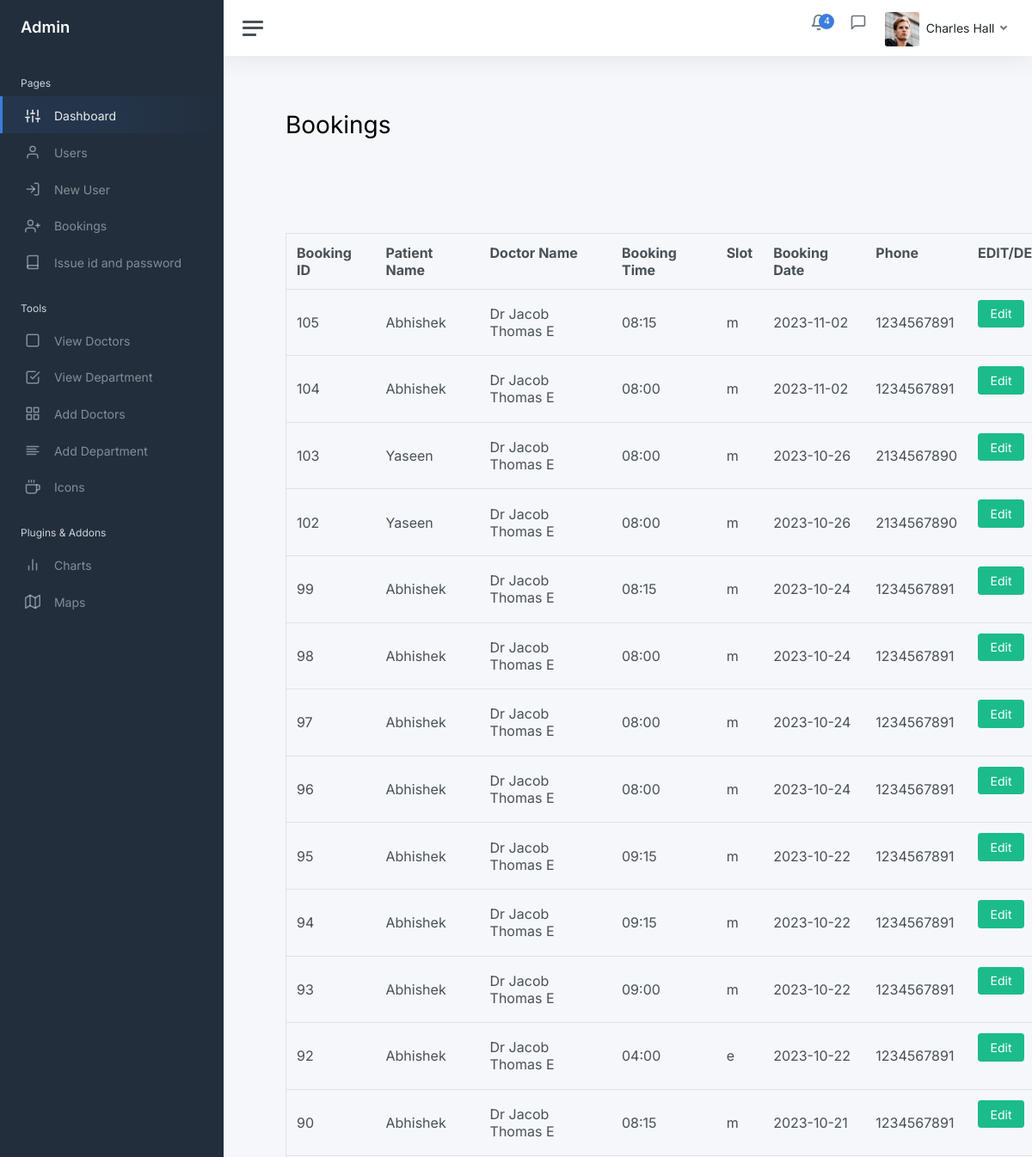
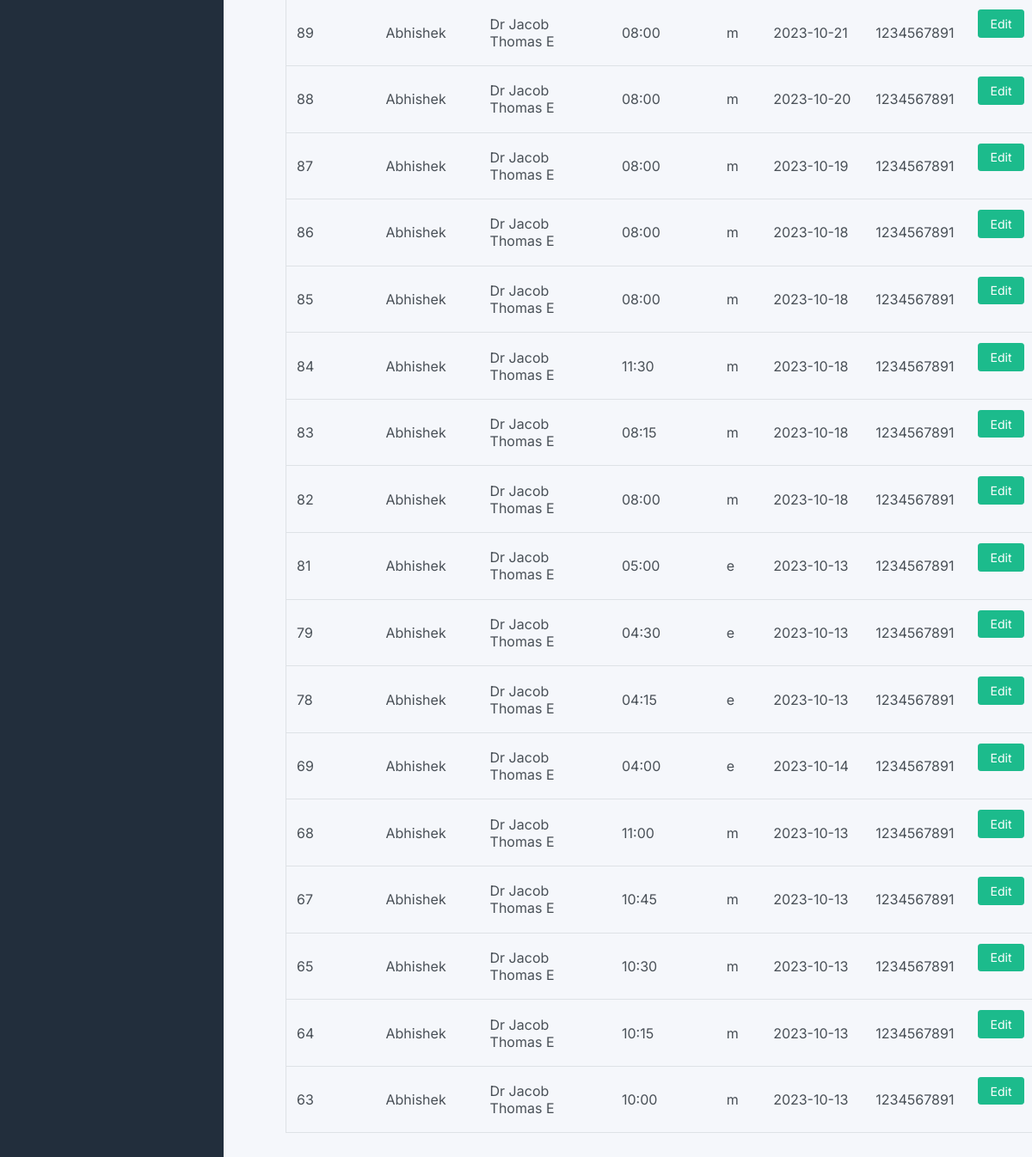
The app's page /admin12/viewbooking.php, older data (2 pictures, top to bottom).
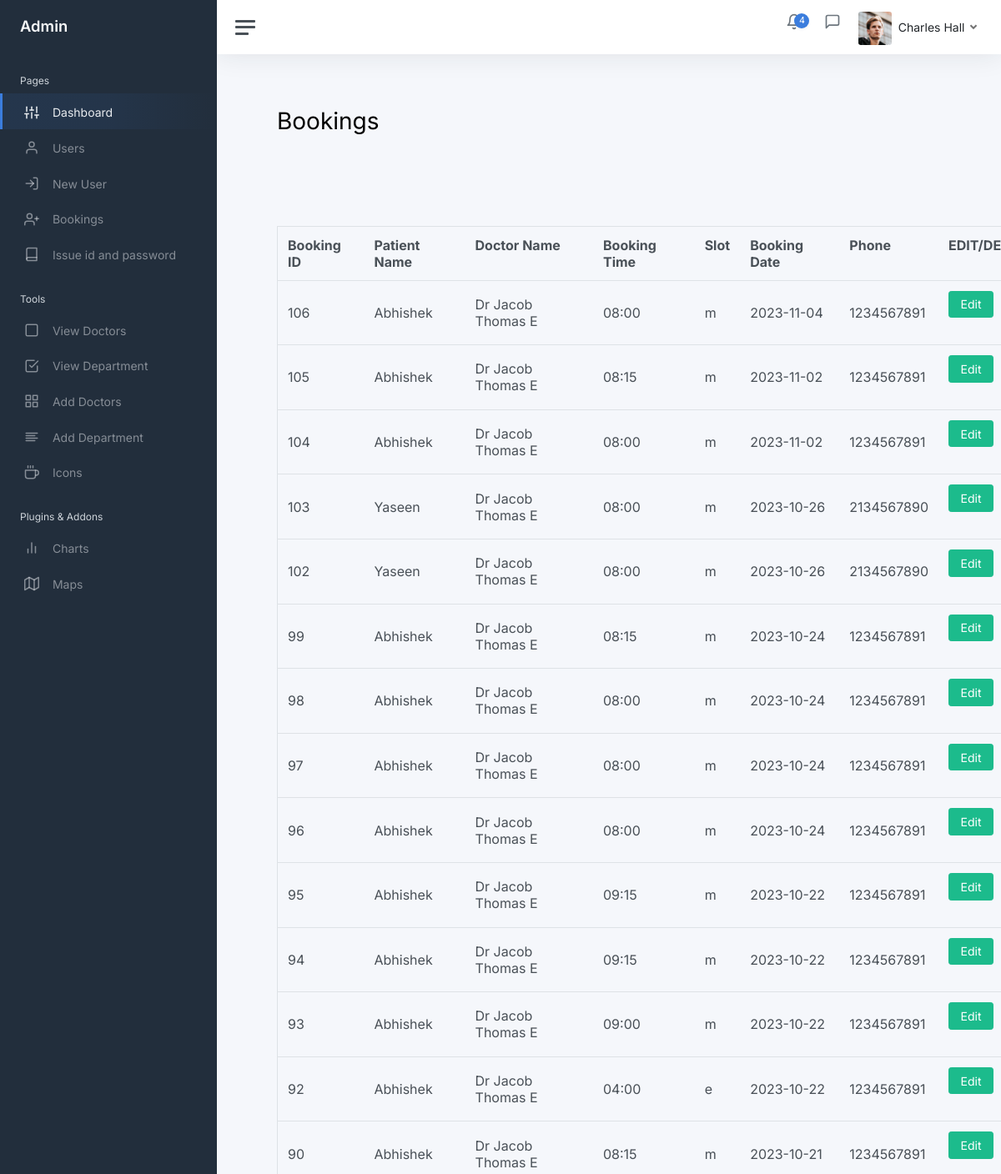
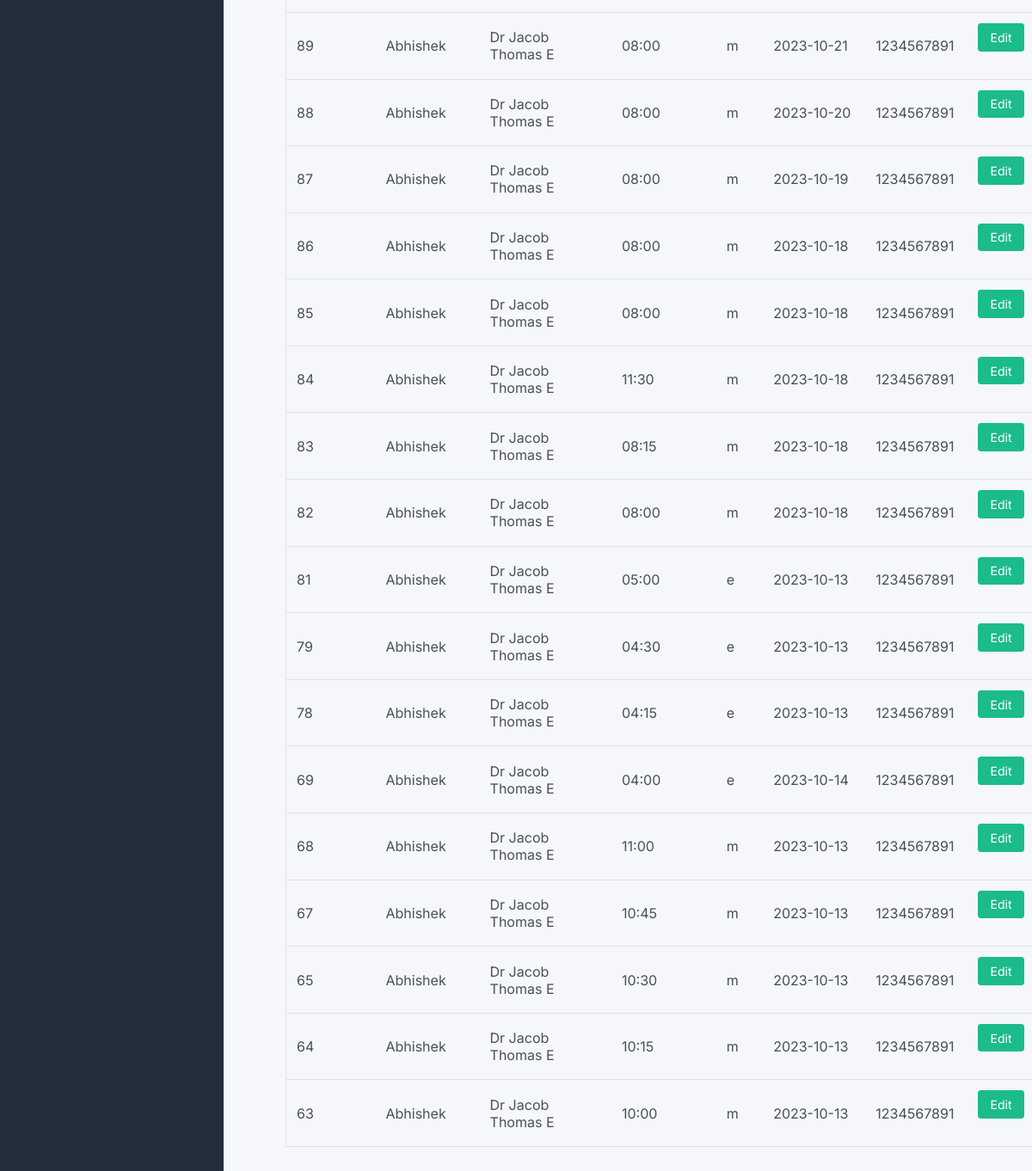
The same page, newer data (2 pictures, top to bottom).
### tables this page shows
CREATE TABLE IF NOT EXISTS `booking` (
  `id` int NOT NULL AUTO_INCREMENT,
  `doctor_id` int NOT NULL,
  `user_id` int NOT NULL,
  `booked_datetime` datetime NOT NULL,
  `appo_date` date NOT NULL,
  `appo_time` char(5) NOT NULL,
  `status` varchar(25) NOT NULL,
  `slot` varchar(15) NOT NULL,
  PRIMARY KEY (`id`),
  UNIQUE KEY `id` (`id`)
);

CREATE TABLE IF NOT EXISTS `user` (
  `id` int NOT NULL AUTO_INCREMENT,
  `name` varchar(50) NOT NULL,
  `gender` varchar(6) NOT NULL,
  `dob` date NOT NULL,
  `email` varchar(50) NOT NULL,
  `phone` char(10) NOT NULL,
  `password` varchar(50) NOT NULL,
  PRIMARY KEY (`id`),
  UNIQUE KEY `email` (`email`)
);

CREATE TABLE IF NOT EXISTS `doctor` (
  `id` int NOT NULL AUTO_INCREMENT,
  `name` varchar(50) NOT NULL,
  `gender` char(2) NOT NULL,
  `department` varchar(50) NOT NULL,
  `qualification` varchar(100) NOT NULL,
  `address` varchar(100) NOT NULL,
  `image` varchar(200) NOT NULL,
  `phone` char(10) NOT NULL,
  `dob` date NOT NULL,
  `description` varchar(500) NOT NULL,
  `fee` int NOT NULL,
  `username` varchar(50) NOT NULL,
  `password` varchar(50) NOT NULL,
  PRIMARY KEY (`id`)
);

### classes/DataAccess.class.php (the view, shortened to what this page needs)
<?php
class DataAccess
{
	private $_con,$_query,$_errors;
	public function __construct()
	{
		if(!$this->_con=mysqli_connect(DB_HOST,DB_USER,DB_PASSWORD,DB_NAME))
		{
			die("connection Error");
		}
	}
    public function getDataJoin($fields,$table,$condition = "1",$join=NULL)
	{
		$this->_query = "select ";
		if(is_array($fields))
		{
				$this->_query.=implode(",",$fields);
        }
		$this->_query.=" from $table ";
        if(isset($join) && $join!=NULL)
        {
            if(is_array($join))
            {
                foreach($join as $i=>$v)
                {
                    if(is_array($v))
                    {
                        if($v['1']=='innerjoin' || $v['1']=='join' || $v['1']=='')
                        {
                            $this->_query.=" inner join ".$i." on ".$v['0'];
                        }
                    }
                }
            }
        }
        $this->_query.=" where $condition";
		$resref=mysqli_query($this->_con,$this->_query);
		$dataArr = array();
		if(mysqli_num_rows($resref))
		{
			while($rows = mysqli_fetch_assoc($resref))
			{
				$dataArr[] = $rows;
			}
		}
		return $dataArr;
	}
    public function selectAsTable($fields,$table,$condition="1",$join=NULL,$actions=null,$config=null)
    {
        $resultArr=$this->getDataJoin($fields,$table,$condition,$join);
        $str="";
        foreach($resultArr as $values)
        {
            $str.="<tr>";
            foreach($values as $key=>$val)
            {
                $flag=1;
                if($flag==1)
                {
                if(isset($config['hiddenfields']))
                {
                    if(!in_array($key,$config['hiddenfields']))
                    {
                        $str.="<td>".$val."</td>";
                    }
                }
                else
                    $str.="<td>".$val."</td>";
                }
            }
            if($actions!=null && is_array($actions))
            {
                if((isset($config['actions_td']) && $config['actions_td']==false) || !isset($config['actions_td']))
                    $str.="<td>";
                foreach($actions as $ind=>$act)
                {
                        $str.="<a href='".$act['link']."?";
                        foreach($act['params'] as $param=>$pvalue)
                        {
                            $str.=$param."=".$values[$pvalue]."&";
                        }
                        $str=$this->_chop_string($str);
                        $str.="' ";
                        foreach($act['attributes'] as $attr=>$attrval)
                        {
                            $str.=$attr."='".$attrval."' ";
                        }
                        $str.=" >".$act['label']."</a>&nbsp;&nbsp;&nbsp;";
                }
                if((isset($config['actions_td']) && $config['actions_td']==false) || !isset($config['actions_td']))
                    $str.="</td>";
            }
            $str.="</tr>";
        }
        return $str;
    }
    private function _chop_string($str)
    {
        return substr($str,0,strlen($str)-1);
    }
}
?>

### admin12/header.php (shortened to what this page needs)
<html lang="en">
<head>
	<link href="css/app.css" rel="stylesheet">
</head>
<body>
	<div class="wrapper">
		<nav id="sidebar" class="sidebar js-sidebar">
			<div class="sidebar-content js-simplebar">
				<a class="sidebar-brand" href="index.html">
          <span class="align-middle">Admin</span>
        </a>
				<ul class="sidebar-nav">
					<li class="sidebar-header">
						Pages
					</li>
					<li class="sidebar-item active">
						<a class="sidebar-link" href="dashboard.php">
              <i class="align-middle" data-feather="sliders"></i> <span class="align-middle">Dashboard</span>
            </a>
					</li>
					<li class="sidebar-item">
						<a class="sidebar-link" href="users.php">
              <i class="align-middle" data-feather="user"></i> <span class="align-middle">Users</span>
            </a>
					</li>
					<li class="sidebar-item">
						<a class="sidebar-link" href="newuser.php">
              <i class="align-middle" data-feather="log-in"></i> <span class="align-middle">New User</span>
            </a>
					</li>
					<li class="sidebar-item">
						<a class="sidebar-link" href="viewbooking.php">
              <i class="align-middle" data-feather="user-plus"></i> <span class="align-middle">Bookings</span>
            </a>
					</li>
					<li class="sidebar-item">
						<a class="sidebar-link" href="idpass.php">
              <i class="align-middle" data-feather="book"></i> <span class="align-middle">Issue id and password</span>
            </a>
					</li>
					<li class="sidebar-header">
						Tools
					</li>
					<li class="sidebar-item">
						<a class="sidebar-link" href="/projectbca21016/admin12/viewdoctor.php">
              <i class="align-middle" data-feather="square"></i> <span class="align-middle">View Doctors</span>
            </a>
					</li>
					<li class="sidebar-item">
						<a class="sidebar-link" href="/projectbca21016/admin12/viewdepartment.php">
              <i class="align-middle" data-feather="check-square"></i> <span class="align-middle">View Department</span>
            </a>
					</li>
					<li class="sidebar-item">
						<a class="sidebar-link" href="/projectbca21016/admin12/doctor.php">
              <i class="align-middle" data-feather="grid"></i> <span class="align-middle">Add Doctors</span>
            </a>
					</li>
					<li class="sidebar-item">
						<a class="sidebar-link" href="/projectbca21016/admin12/department.php">
              <i class="align-middle" data-feather="align-left"></i> <span class="align-middle">Add Department</span>
            </a>
					</li>
					<li class="sidebar-item">
						<a class="sidebar-link" href="icons-feather.html">
              <i class="align-middle" data-feather="coffee"></i> <span class="align-middle">Icons</span>
            </a>
					</li>
					<li class="sidebar-header">
						Plugins & Addons
					</li>
					<li class="sidebar-item">
						<a class="sidebar-link" href="charts-chartjs.html">
              <i class="align-middle" data-feather="bar-chart-2"></i> <span class="align-middle">Charts</span>
            </a>
					</li>
					<li class="sidebar-item">
						<a class="sidebar-link" href="maps-google.html">
              <i class="align-middle" data-feather="map"></i> <span class="align-middle">Maps</span>
            </a>
					</li>
				</ul>
			</div>
		</nav>
		<div class="main">
			<nav class="navbar navbar-expand navbar-light navbar-bg">
				<a class="sidebar-toggle js-sidebar-toggle">
          <i class="hamburger align-self-center"></i>
        </a>
				<div class="navbar-collapse collapse">
					<ul class="navbar-nav navbar-align">
						<li class="nav-item dropdown">
							<a class="nav-icon dropdown-toggle" href="#" id="alertsDropdown" data-bs-toggle="dropdown">
								<div class="position-relative">
									<span class="indicator">4</span>
								</div>
							</a>
						</li>
						<li class="nav-item dropdown">
							<a class="nav-icon dropdown-toggle" href="#" id="messagesDropdown" data-bs-toggle="dropdown">
								<div class="position-relative">
									<i class="align-middle" data-feather="message-square"></i>
								</div>
							</a>
						</li>
						<li class="nav-item dropdown">
							<a class="nav-link dropdown-toggle d-none d-sm-inline-block" href="#" data-bs-toggle="dropdown">
                <img src="img/avatars/avatar.jpg" class="avatar img-fluid rounded me-1" alt="Charles Hall" /> <span class="text-dark">Charles Hall</span>
              </a>
						</li>
					</ul>
				</div>
			</nav>
			<main class="content">
					<div class="row">
						<div class="col-xl-6 col-xxl-5 d-flex">
							<div class="w-100">

### admin12/viewbooking.php (shortened to what this page needs)
<?php
$dao=new DataAccess();
?>
<?php include('header.php'); ?>
    <div class="container_gray_bg" id="home_feat_1">
    <div class="container">
        <h1>Bookings</h1>
    	<div class="row">
            <div class="col-md-12">
                <table  border="1" class="table" style="width:60rem;margin-top:100px;">
                    <tr>
                        <th>Booking ID</th>
                        <th>Patient Name</th>
                        <th>Doctor Name</th>
                        <th>Booking Time</th>
                        <th>Slot</th>
                        <th>Booking Date</th>
                        <th>Phone</th>
                        <th>EDIT/DELETE</th>
                    </tr>
<?php
    $actions=array(
    'edit'=>array('label'=>'Edit','link'=>'editbooking.php','params'=>array('id'=>'id'),'attributes'=>array('class'=>'btn btn-success')),
    'delete'=>array('label'=>'Delete','link'=>'deletebooking.php','params'=>array('id'=>'id'),'attributes'=>array('class'=>'btn btn-success'))
    );
    $config=array(
    );
   $join=array(
    'user u'=>array('b.user_id=u.id','join'),
    'doctor d'=>array('b.doctor_id=d.id','join'),
);
     $fields=array('b.id','u.name as u_name','d.name as doctor_name','b.appo_time','b.slot','b.appo_date','u.phone');
    $users=$dao->selectAsTable($fields,'booking as b','b.id=b.id ORDER BY b.id DESC',$join,$actions,$config);
    echo $users;
?>
                </table>
            </div>
        </div>
    </div>
    </div>

Row changes from the older to the newer data that the page shows:
added booking: id "106", appo_time "08:00", slot "m", appo_date "2023-11-04"
Text that changed along with them:
$act['label']: "Edit Edit Edit Edit Edit Edit Edit Edit Edit Edit Edit Edit Edit Edit Edit Edit Edit Edit Edit Edit Edit Edit Edit Edit Edit Edit Edit Edit Edit Edit" → "Edit Edit Edit Edit Edit Edit Edit Edit Edit Edit Edit Edit Edit Edit Edit Edit Edit Edit Edit Edit Edit Edit Edit Edit Edit Edit Edit Edit Edit Edit Edit"
new list line: "08:00"
new list line: "Abhishek"
new list line: "Dr Jacob Thomas E"
new list line: "m"
new list line: "1234567891"
